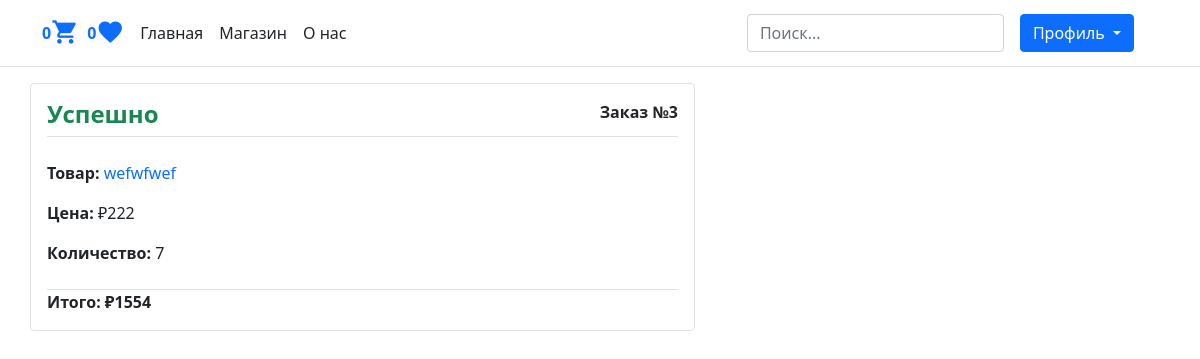
The page /orders/list (signed in) on the database as committed earlier.
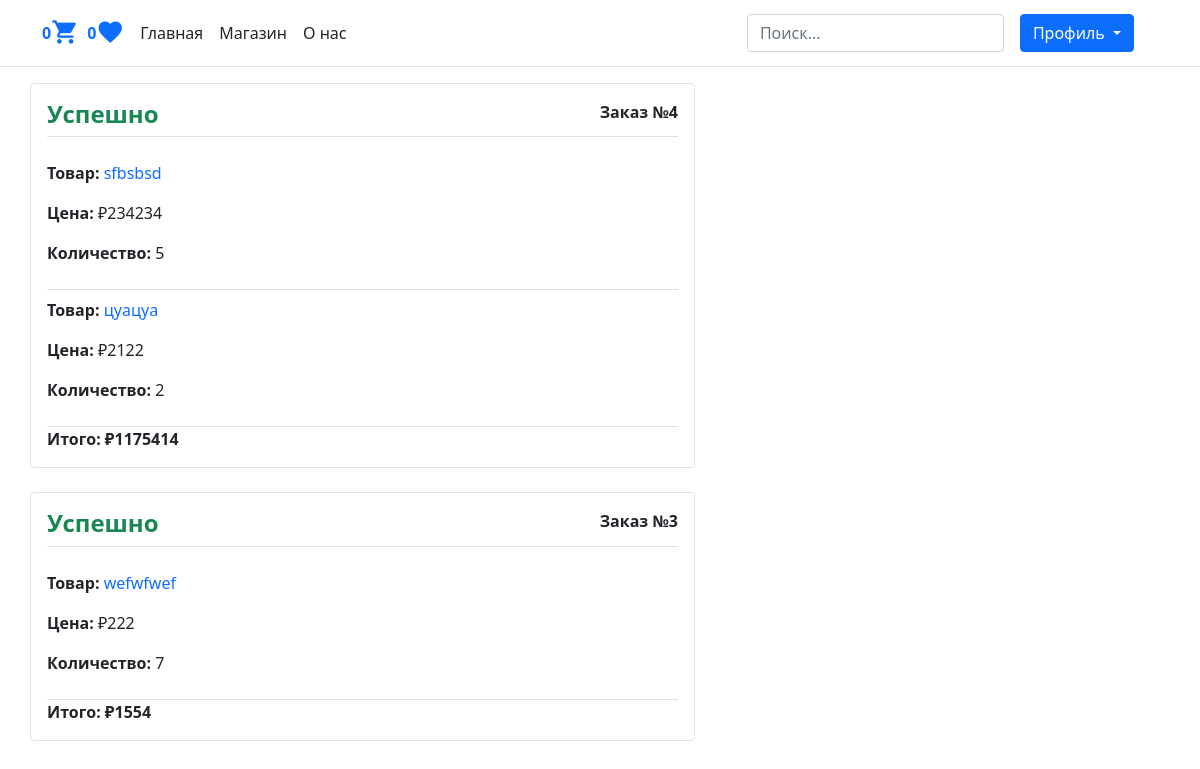
The same page on the database as committed later.
### orders/models.py (models this page shows, shortened)
class Order(models.Model):
    user = models.ForeignKey(User, on_delete=models.CASCADE, related_name='orders')
    created = models.DateTimeField(auto_now_add=True)
    updated = models.DateTimeField(auto_now=True)
    status = models.BooleanField(default=False)
    class Meta:
        ordering = ('-created',)
    @property
    def get_total_price(self):
        total = sum(item.get_cost() for item in self.items.all())
        return total

class OrderItem(models.Model):
    order = models.ForeignKey(Order, on_delete=models.CASCADE, related_name='items')
    product = models.ForeignKey(Product, on_delete=models.CASCADE, related_name='order_items')
    price = models.IntegerField()
    quantity = models.SmallIntegerField(default=1)
    def get_cost(self):
        return self.price * self.quantity

### shop/models.py (models this page shows, shortened)
class Product(models.Model):
    category = models.ForeignKey(Category, on_delete=models.CASCADE, related_name='products')
    image = models.ImageField(upload_to='products')
    title = models.CharField(max_length=250)
    description = models.TextField()
    price = models.IntegerField()
    date_created = models.DateTimeField(auto_now_add=True)
    slug = models.SlugField(unique=True, blank=True)
    class Meta:
        ordering = ('-date_created',)
    def get_absolute_url(self):
        return reverse('shop:product_detail', kwargs={'slug': self.slug})

### orders/views.py (the view)
# urls.py: path('list', views.user_orders, name='user_orders'),
@login_required
def user_orders(request):
    orders = request.user.orders.all()
    context = {'title':'Orders', 'orders': orders}
    return render(request, 'user_orders.html', context)

### accounts/models.py (called while the page is built)
    def get_likes_count(self):
        return self.likes.count()

### cart/utils/cart.py (called while the page is built)
    def __iter__(self):
        product_ids = self.cart.keys()
        products = Product.objects.filter(id__in=product_ids)
        cart = self.cart.copy()
        for product in products:
            cart[str(product.id)]['product'] = product
        for item in cart.values():
            item['total_price'] = int(item['price']) * int(item['quantity'])
            yield item

    def add_cart_session(self):
        cart = self.session.get(CART_SESSION_ID)
        if not cart:
            cart = self.session[CART_SESSION_ID] = {}
        return cart

### online_shop/context_processors.py (called while the page is built)
def return_cart(request):
    cart = len(list(Cart(request)))
    return {'cart_count': cart}

def return_categories(request):
    categories = Category.objects.all()
    return {'categories': categories}

### orders/templates/user_orders.html (shortened to what this page needs)
{% extends "base.html" %}
{% block content %}
{% if orders %}
    {% for order in orders %}
    <div class="col-md-7 mb-4 border rounded p-3">
        <b style="float: right;">Заказ №{{ order.id }}</b>
        {% if order.status %}
            <h4><b class="text-success">Успешно</b></h4>
        {% else %}
            <h4><b class="text-danger">Отменён</b></h4>
        {% endif %}
        <div class="text-muted border-top pt-2 mb-2"></div>
        {% for item in order.items.all %}
        <div class="border-bottom py-2">
            <p><strong>Товар:</strong> <a class="text-decoration-none" href="{{ item.product.get_absolute_url }}">{{ item.product.title }}</a></p>
            <p><strong>Цена:</strong> ₽{{ item.price }}</p>
            <p><strong>Количество:</strong> {{ item.quantity }}</p>
        </div>
        {% endfor %}
        <b>Итого: ₽{{ order.get_total_price }}</b>
    </div>
    {% endfor %}
{% endif %}
{% endblock %}

Rows that differ between the two databases and show on the page:
added Order: id "4", status "Успешно", get_total_price "1175414"
added OrderItem: product "sfbsbsd", price "234234", quantity "5", shown under "4"
added OrderItem: product "цуацуа", price "2122", quantity "2", shown under "4"
